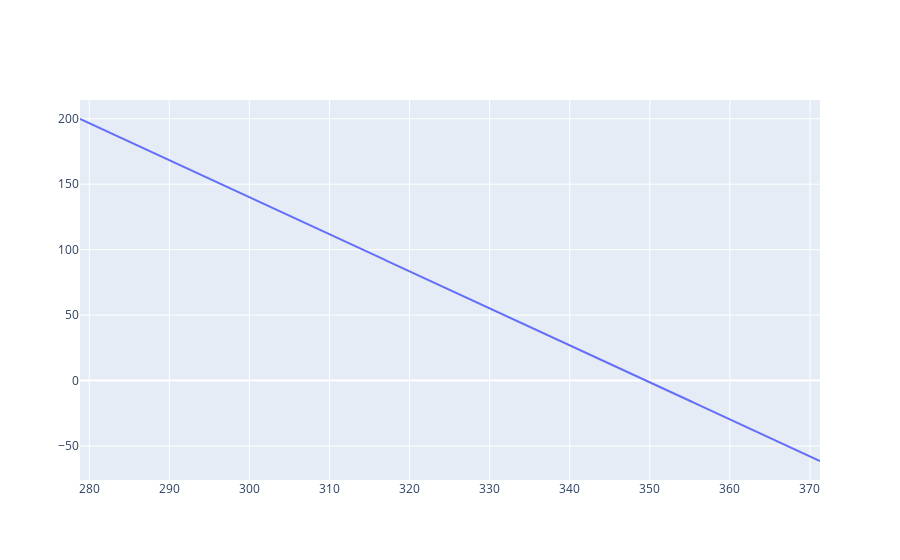

The notebook cell this image was saved under:
### Code cell
from Muon import Muon
import plotly.graph_objects as go
m = Muon(trk_type, tpc, x1, y1, z1, x2, y2, z2, theta_xz, theta_yz)
sc = m.plot_line(0,0)
fig = go.Figure(data=sc)
fig.show()

### Figure 1 — Plotly figure (JSON) as saved in the notebook; plotly's stock layout.template omitted (floating-point values rounded to 4 significant figures; data arrays with more than 128 entries replaced by an {"elided": "..."} marker saying what was removed)
{"data": [{"hoverinfo": "text+name", "mode": "lines", "name": "Muon 0", "text": "Type : 0.0<br>x1 : -202.05<br>y1 : 199.79<br>z1 : 278.85<br>x2 : 0.00<br>y2 : -61.40<br>z2 : 371.25<br>theta_xz : 65.68<br>theta_yz : -70.52<br>", "type": "scatter", "x": {"elided": "1000 float values"}, "y": {"elided": "1000 float values"}}], "layout": {}}
